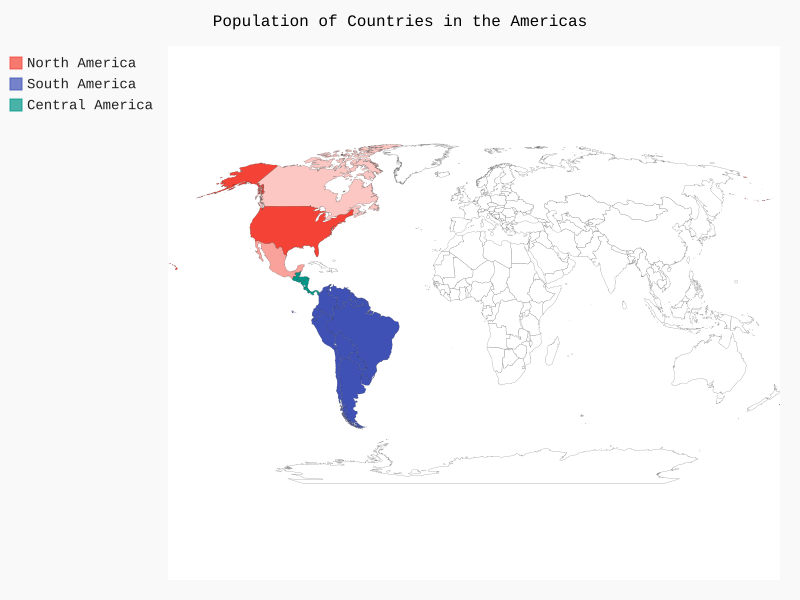

Write the Python code that produced this figure.
import pygal_maps_world.maps
import pygal

wm = pygal_maps_world.maps.World()
wm.title = 'Population of Countries in the Americas'

# wm.add('North America',['ca','mx','us'])
wm.add('North America',{'ca':34126000,'mx':113423000,'us':328239523})
wm.add('South America',['ar','bo','br','cl','co','ec','gf','gy','pe','py','sr','uy','ve'])
wm.add('Central America',['bz','cr','gt','hn','ni','pa','sv'])

wm.render_to_file('americas.svg')
